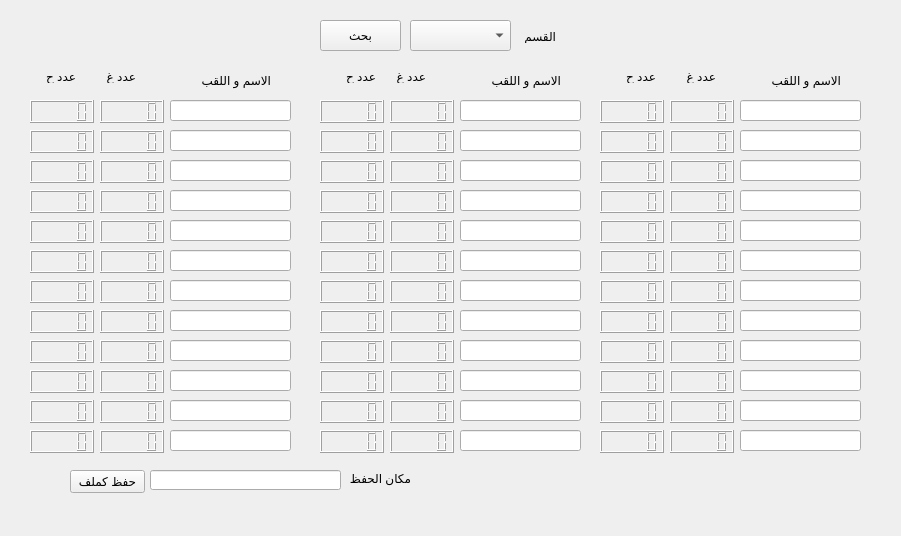
<?xml version="1.0" encoding="UTF-8"?>
<ui version="4.0">
 <class>Form</class>
 <widget class="QWidget" name="Form">
  <property name="geometry">
   <rect>
    <x>0</x>
    <y>0</y>
    <width>901</width>
    <height>536</height>
   </rect>
  </property>
  <property name="windowTitle">
   <string>Form</string>
  </property>
  <widget class="QLineEdit" name="lineEdit_2">
   <property name="geometry">
    <rect>
     <x>740</x>
     <y>130</y>
     <width>121</width>
     <height>21</height>
    </rect>
   </property>
  </widget>
  <widget class="QLineEdit" name="lineEdit_9">
   <property name="geometry">
    <rect>
     <x>740</x>
     <y>340</y>
     <width>121</width>
     <height>21</height>
    </rect>
   </property>
  </widget>
  <widget class="QLineEdit" name="lineEdit_3">
   <property name="geometry">
    <rect>
     <x>740</x>
     <y>160</y>
     <width>121</width>
     <height>21</height>
    </rect>
   </property>
  </widget>
  <widget class="QLineEdit" name="lineEdit_8">
   <property name="geometry">
    <rect>
     <x>740</x>
     <y>310</y>
     <width>121</width>
     <height>21</height>
    </rect>
   </property>
  </widget>
  <widget class="QLineEdit" name="lineEdit_4">
   <property name="geometry">
    <rect>
     <x>740</x>
     <y>190</y>
     <width>121</width>
     <height>21</height>
    </rect>
   </property>
  </widget>
  <widget class="QLineEdit" name="lineEdit_10">
   <property name="geometry">
    <rect>
     <x>740</x>
     <y>370</y>
     <width>121</width>
     <height>21</height>
    </rect>
   </property>
  </widget>
  <widget class="QLineEdit" name="lineEdit_7">
   <property name="geometry">
    <rect>
     <x>740</x>
     <y>280</y>
     <width>121</width>
     <height>21</height>
    </rect>
   </property>
  </widget>
  <widget class="QLineEdit" name="lineEdit_5">
   <property name="geometry">
    <rect>
     <x>740</x>
     <y>220</y>
     <width>121</width>
     <height>21</height>
    </rect>
   </property>
  </widget>
  <widget class="QLineEdit" name="lineEdit_11">
   <property name="geometry">
    <rect>
     <x>740</x>
     <y>400</y>
     <width>121</width>
     <height>21</height>
    </rect>
   </property>
  </widget>
  <widget class="QLineEdit" name="lineEdit_12">
   <property name="geometry">
    <rect>
     <x>740</x>
     <y>430</y>
     <width>121</width>
     <height>21</height>
    </rect>
   </property>
  </widget>
  <widget class="QLineEdit" name="lineEdit_6">
   <property name="geometry">
    <rect>
     <x>740</x>
     <y>250</y>
     <width>121</width>
     <height>21</height>
    </rect>
   </property>
  </widget>
  <widget class="QLineEdit" name="lineEdit_1">
   <property name="geometry">
    <rect>
     <x>740</x>
     <y>100</y>
     <width>121</width>
     <height>21</height>
    </rect>
   </property>
  </widget>
  <widget class="QLineEdit" name="lineEdit_20">
   <property name="geometry">
    <rect>
     <x>460</x>
     <y>310</y>
     <width>121</width>
     <height>21</height>
    </rect>
   </property>
  </widget>
  <widget class="QLineEdit" name="lineEdit_19">
   <property name="geometry">
    <rect>
     <x>460</x>
     <y>280</y>
     <width>121</width>
     <height>21</height>
    </rect>
   </property>
  </widget>
  <widget class="QLineEdit" name="lineEdit_17">
   <property name="geometry">
    <rect>
     <x>460</x>
     <y>220</y>
     <width>121</width>
     <height>21</height>
    </rect>
   </property>
  </widget>
  <widget class="QLineEdit" name="lineEdit_18">
   <property name="geometry">
    <rect>
     <x>460</x>
     <y>250</y>
     <width>121</width>
     <height>21</height>
    </rect>
   </property>
  </widget>
  <widget class="QLineEdit" name="lineEdit_14">
   <property name="geometry">
    <rect>
     <x>460</x>
     <y>130</y>
     <width>121</width>
     <height>21</height>
    </rect>
   </property>
  </widget>
  <widget class="QLineEdit" name="lineEdit_24">
   <property name="geometry">
    <rect>
     <x>460</x>
     <y>430</y>
     <width>121</width>
     <height>21</height>
    </rect>
   </property>
  </widget>
  <widget class="QLineEdit" name="lineEdit_15">
   <property name="geometry">
    <rect>
     <x>460</x>
     <y>160</y>
     <width>121</width>
     <height>21</height>
    </rect>
   </property>
  </widget>
  <widget class="QLineEdit" name="lineEdit_22">
   <property name="geometry">
    <rect>
     <x>460</x>
     <y>370</y>
     <width>121</width>
     <height>21</height>
    </rect>
   </property>
  </widget>
  <widget class="QLineEdit" name="lineEdit_23">
   <property name="geometry">
    <rect>
     <x>460</x>
     <y>400</y>
     <width>121</width>
     <height>21</height>
    </rect>
   </property>
  </widget>
  <widget class="QLineEdit" name="lineEdit_16">
   <property name="geometry">
    <rect>
     <x>460</x>
     <y>190</y>
     <width>121</width>
     <height>21</height>
    </rect>
   </property>
  </widget>
  <widget class="QLineEdit" name="lineEdit_13">
   <property name="geometry">
    <rect>
     <x>460</x>
     <y>100</y>
     <width>121</width>
     <height>21</height>
    </rect>
   </property>
  </widget>
  <widget class="QLineEdit" name="lineEdit_21">
   <property name="geometry">
    <rect>
     <x>460</x>
     <y>340</y>
     <width>121</width>
     <height>21</height>
    </rect>
   </property>
  </widget>
  <widget class="QLineEdit" name="lineEdit_32">
   <property name="geometry">
    <rect>
     <x>170</x>
     <y>310</y>
     <width>121</width>
     <height>21</height>
    </rect>
   </property>
  </widget>
  <widget class="QLineEdit" name="lineEdit_31">
   <property name="geometry">
    <rect>
     <x>170</x>
     <y>280</y>
     <width>121</width>
     <height>21</height>
    </rect>
   </property>
  </widget>
  <widget class="QLineEdit" name="lineEdit_29">
   <property name="geometry">
    <rect>
     <x>170</x>
     <y>220</y>
     <width>121</width>
     <height>21</height>
    </rect>
   </property>
  </widget>
  <widget class="QLineEdit" name="lineEdit_30">
   <property name="geometry">
    <rect>
     <x>170</x>
     <y>250</y>
     <width>121</width>
     <height>21</height>
    </rect>
   </property>
  </widget>
  <widget class="QLineEdit" name="lineEdit_26">
   <property name="geometry">
    <rect>
     <x>170</x>
     <y>130</y>
     <width>121</width>
     <height>21</height>
    </rect>
   </property>
  </widget>
  <widget class="QLineEdit" name="lineEdit_36">
   <property name="geometry">
    <rect>
     <x>170</x>
     <y>430</y>
     <width>121</width>
     <height>21</height>
    </rect>
   </property>
  </widget>
  <widget class="QLineEdit" name="lineEdit_27">
   <property name="geometry">
    <rect>
     <x>170</x>
     <y>160</y>
     <width>121</width>
     <height>21</height>
    </rect>
   </property>
  </widget>
  <widget class="QLineEdit" name="lineEdit_34">
   <property name="geometry">
    <rect>
     <x>170</x>
     <y>370</y>
     <width>121</width>
     <height>21</height>
    </rect>
   </property>
  </widget>
  <widget class="QLineEdit" name="lineEdit_35">
   <property name="geometry">
    <rect>
     <x>170</x>
     <y>400</y>
     <width>121</width>
     <height>21</height>
    </rect>
   </property>
  </widget>
  <widget class="QLineEdit" name="lineEdit_28">
   <property name="geometry">
    <rect>
     <x>170</x>
     <y>190</y>
     <width>121</width>
     <height>21</height>
    </rect>
   </property>
  </widget>
  <widget class="QLineEdit" name="lineEdit_25">
   <property name="geometry">
    <rect>
     <x>170</x>
     <y>100</y>
     <width>121</width>
     <height>21</height>
    </rect>
   </property>
  </widget>
  <widget class="QLineEdit" name="lineEdit_33">
   <property name="geometry">
    <rect>
     <x>170</x>
     <y>340</y>
     <width>121</width>
     <height>21</height>
    </rect>
   </property>
  </widget>
  <widget class="QPushButton" name="pushButton">
   <property name="geometry">
    <rect>
     <x>70</x>
     <y>470</y>
     <width>75</width>
     <height>23</height>
    </rect>
   </property>
   <property name="text">
    <string>حفظ كملف</string>
   </property>
  </widget>
  <widget class="QLabel" name="label">
   <property name="geometry">
    <rect>
     <x>750</x>
     <y>70</y>
     <width>91</width>
     <height>20</height>
    </rect>
   </property>
   <property name="text">
    <string>الاسم و اللقب</string>
   </property>
  </widget>
  <widget class="QLabel" name="label_2">
   <property name="geometry">
    <rect>
     <x>180</x>
     <y>70</y>
     <width>91</width>
     <height>20</height>
    </rect>
   </property>
   <property name="text">
    <string>الاسم و اللقب</string>
   </property>
  </widget>
  <widget class="QLabel" name="label_3">
   <property name="geometry">
    <rect>
     <x>470</x>
     <y>70</y>
     <width>91</width>
     <height>20</height>
    </rect>
   </property>
   <property name="text">
    <string>الاسم و اللقب</string>
   </property>
  </widget>
  <widget class="QLabel" name="label_4">
   <property name="geometry">
    <rect>
     <x>670</x>
     <y>70</y>
     <width>46</width>
     <height>13</height>
    </rect>
   </property>
   <property name="text">
    <string>عدد غ</string>
   </property>
  </widget>
  <widget class="QLabel" name="label_5">
   <property name="geometry">
    <rect>
     <x>380</x>
     <y>70</y>
     <width>46</width>
     <height>13</height>
    </rect>
   </property>
   <property name="text">
    <string>عدد غ</string>
   </property>
  </widget>
  <widget class="QLabel" name="label_6">
   <property name="geometry">
    <rect>
     <x>90</x>
     <y>70</y>
     <width>46</width>
     <height>13</height>
    </rect>
   </property>
   <property name="text">
    <string>عدد غ</string>
   </property>
  </widget>
  <widget class="QLCDNumber" name="lcdNumber_1">
   <property name="geometry">
    <rect>
     <x>670</x>
     <y>100</y>
     <width>64</width>
     <height>23</height>
    </rect>
   </property>
  </widget>
  <widget class="QLCDNumber" name="lcdNumber_2">
   <property name="geometry">
    <rect>
     <x>670</x>
     <y>130</y>
     <width>64</width>
     <height>23</height>
    </rect>
   </property>
  </widget>
  <widget class="QLCDNumber" name="lcdNumber_3">
   <property name="geometry">
    <rect>
     <x>670</x>
     <y>160</y>
     <width>64</width>
     <height>23</height>
    </rect>
   </property>
  </widget>
  <widget class="QLCDNumber" name="lcdNumber_4">
   <property name="geometry">
    <rect>
     <x>670</x>
     <y>190</y>
     <width>64</width>
     <height>23</height>
    </rect>
   </property>
  </widget>
  <widget class="QLCDNumber" name="lcdNumber_5">
   <property name="geometry">
    <rect>
     <x>670</x>
     <y>220</y>
     <width>64</width>
     <height>23</height>
    </rect>
   </property>
  </widget>
  <widget class="QLCDNumber" name="lcdNumber_6">
   <property name="geometry">
    <rect>
     <x>670</x>
     <y>250</y>
     <width>64</width>
     <height>23</height>
    </rect>
   </property>
  </widget>
  <widget class="QLCDNumber" name="lcdNumber_7">
   <property name="geometry">
    <rect>
     <x>670</x>
     <y>280</y>
     <width>64</width>
     <height>23</height>
    </rect>
   </property>
  </widget>
  <widget class="QLCDNumber" name="lcdNumber_8">
   <property name="geometry">
    <rect>
     <x>670</x>
     <y>310</y>
     <width>64</width>
     <height>23</height>
    </rect>
   </property>
  </widget>
  <widget class="QLCDNumber" name="lcdNumber_9">
   <property name="geometry">
    <rect>
     <x>670</x>
     <y>340</y>
     <width>64</width>
     <height>23</height>
    </rect>
   </property>
  </widget>
  <widget class="QLCDNumber" name="lcdNumber_10">
   <property name="geometry">
    <rect>
     <x>670</x>
     <y>370</y>
     <width>64</width>
     <height>23</height>
    </rect>
   </property>
  </widget>
  <widget class="QLCDNumber" name="lcdNumber_11">
   <property name="geometry">
    <rect>
     <x>670</x>
     <y>400</y>
     <width>64</width>
     <height>23</height>
    </rect>
   </property>
  </widget>
  <widget class="QLCDNumber" name="lcdNumber_12">
   <property name="geometry">
    <rect>
     <x>670</x>
     <y>430</y>
     <width>64</width>
     <height>23</height>
    </rect>
   </property>
  </widget>
  <widget class="QLCDNumber" name="lcdNumber_13">
   <property name="geometry">
    <rect>
     <x>390</x>
     <y>100</y>
     <width>64</width>
     <height>23</height>
    </rect>
   </property>
  </widget>
  <widget class="QLCDNumber" name="lcdNumber_20">
   <property name="geometry">
    <rect>
     <x>390</x>
     <y>310</y>
     <width>64</width>
     <height>23</height>
    </rect>
   </property>
  </widget>
  <widget class="QLCDNumber" name="lcdNumber_21">
   <property name="geometry">
    <rect>
     <x>390</x>
     <y>340</y>
     <width>64</width>
     <height>23</height>
    </rect>
   </property>
  </widget>
  <widget class="QLCDNumber" name="lcdNumber_18">
   <property name="geometry">
    <rect>
     <x>390</x>
     <y>250</y>
     <width>64</width>
     <height>23</height>
    </rect>
   </property>
  </widget>
  <widget class="QLCDNumber" name="lcdNumber_19">
   <property name="geometry">
    <rect>
     <x>390</x>
     <y>280</y>
     <width>64</width>
     <height>23</height>
    </rect>
   </property>
  </widget>
  <widget class="QLCDNumber" name="lcdNumber_17">
   <property name="geometry">
    <rect>
     <x>390</x>
     <y>220</y>
     <width>64</width>
     <height>23</height>
    </rect>
   </property>
  </widget>
  <widget class="QLCDNumber" name="lcdNumber_14">
   <property name="geometry">
    <rect>
     <x>390</x>
     <y>130</y>
     <width>64</width>
     <height>23</height>
    </rect>
   </property>
  </widget>
  <widget class="QLCDNumber" name="lcdNumber_22">
   <property name="geometry">
    <rect>
     <x>390</x>
     <y>370</y>
     <width>64</width>
     <height>23</height>
    </rect>
   </property>
  </widget>
  <widget class="QLCDNumber" name="lcdNumber_23">
   <property name="geometry">
    <rect>
     <x>390</x>
     <y>400</y>
     <width>64</width>
     <height>23</height>
    </rect>
   </property>
  </widget>
  <widget class="QLCDNumber" name="lcdNumber_15">
   <property name="geometry">
    <rect>
     <x>390</x>
     <y>160</y>
     <width>64</width>
     <height>23</height>
    </rect>
   </property>
  </widget>
  <widget class="QLCDNumber" name="lcdNumber_16">
   <property name="geometry">
    <rect>
     <x>390</x>
     <y>190</y>
     <width>64</width>
     <height>23</height>
    </rect>
   </property>
  </widget>
  <widget class="QLCDNumber" name="lcdNumber_24">
   <property name="geometry">
    <rect>
     <x>390</x>
     <y>430</y>
     <width>64</width>
     <height>23</height>
    </rect>
   </property>
  </widget>
  <widget class="QLCDNumber" name="lcdNumber_29">
   <property name="geometry">
    <rect>
     <x>100</x>
     <y>220</y>
     <width>64</width>
     <height>23</height>
    </rect>
   </property>
  </widget>
  <widget class="QLCDNumber" name="lcdNumber_32">
   <property name="geometry">
    <rect>
     <x>100</x>
     <y>310</y>
     <width>64</width>
     <height>23</height>
    </rect>
   </property>
  </widget>
  <widget class="QLCDNumber" name="lcdNumber_33">
   <property name="geometry">
    <rect>
     <x>100</x>
     <y>340</y>
     <width>64</width>
     <height>23</height>
    </rect>
   </property>
  </widget>
  <widget class="QLCDNumber" name="lcdNumber_30">
   <property name="geometry">
    <rect>
     <x>100</x>
     <y>250</y>
     <width>64</width>
     <height>23</height>
    </rect>
   </property>
  </widget>
  <widget class="QLCDNumber" name="lcdNumber_31">
   <property name="geometry">
    <rect>
     <x>100</x>
     <y>280</y>
     <width>64</width>
     <height>23</height>
    </rect>
   </property>
  </widget>
  <widget class="QLCDNumber" name="lcdNumber_25">
   <property name="geometry">
    <rect>
     <x>100</x>
     <y>100</y>
     <width>64</width>
     <height>23</height>
    </rect>
   </property>
  </widget>
  <widget class="QLCDNumber" name="lcdNumber_26">
   <property name="geometry">
    <rect>
     <x>100</x>
     <y>130</y>
     <width>64</width>
     <height>23</height>
    </rect>
   </property>
  </widget>
  <widget class="QLCDNumber" name="lcdNumber_34">
   <property name="geometry">
    <rect>
     <x>100</x>
     <y>370</y>
     <width>64</width>
     <height>23</height>
    </rect>
   </property>
  </widget>
  <widget class="QLCDNumber" name="lcdNumber_35">
   <property name="geometry">
    <rect>
     <x>100</x>
     <y>400</y>
     <width>64</width>
     <height>23</height>
    </rect>
   </property>
  </widget>
  <widget class="QLCDNumber" name="lcdNumber_27">
   <property name="geometry">
    <rect>
     <x>100</x>
     <y>160</y>
     <width>64</width>
     <height>23</height>
    </rect>
   </property>
  </widget>
  <widget class="QLCDNumber" name="lcdNumber_28">
   <property name="geometry">
    <rect>
     <x>100</x>
     <y>190</y>
     <width>64</width>
     <height>23</height>
    </rect>
   </property>
  </widget>
  <widget class="QLCDNumber" name="lcdNumber_36">
   <property name="geometry">
    <rect>
     <x>100</x>
     <y>430</y>
     <width>64</width>
     <height>23</height>
    </rect>
   </property>
  </widget>
  <widget class="QLCDNumber" name="lcdNumber_5_5">
   <property name="geometry">
    <rect>
     <x>600</x>
     <y>220</y>
     <width>64</width>
     <height>23</height>
    </rect>
   </property>
  </widget>
  <widget class="QLCDNumber" name="lcdNumber_8_8">
   <property name="geometry">
    <rect>
     <x>600</x>
     <y>310</y>
     <width>64</width>
     <height>23</height>
    </rect>
   </property>
  </widget>
  <widget class="QLCDNumber" name="lcdNumber_10_10">
   <property name="geometry">
    <rect>
     <x>600</x>
     <y>370</y>
     <width>64</width>
     <height>23</height>
    </rect>
   </property>
  </widget>
  <widget class="QLCDNumber" name="lcdNumber_6_6">
   <property name="geometry">
    <rect>
     <x>600</x>
     <y>250</y>
     <width>64</width>
     <height>23</height>
    </rect>
   </property>
  </widget>
  <widget class="QLCDNumber" name="lcdNumber_7_7">
   <property name="geometry">
    <rect>
     <x>600</x>
     <y>280</y>
     <width>64</width>
     <height>23</height>
    </rect>
   </property>
  </widget>
  <widget class="QLCDNumber" name="lcdNumber_1_1">
   <property name="geometry">
    <rect>
     <x>600</x>
     <y>100</y>
     <width>64</width>
     <height>23</height>
    </rect>
   </property>
  </widget>
  <widget class="QLCDNumber" name="lcdNumber_2_2">
   <property name="geometry">
    <rect>
     <x>600</x>
     <y>130</y>
     <width>64</width>
     <height>23</height>
    </rect>
   </property>
  </widget>
  <widget class="QLCDNumber" name="lcdNumber_9_9">
   <property name="geometry">
    <rect>
     <x>600</x>
     <y>340</y>
     <width>64</width>
     <height>23</height>
    </rect>
   </property>
  </widget>
  <widget class="QLCDNumber" name="lcdNumber_12_12">
   <property name="geometry">
    <rect>
     <x>600</x>
     <y>430</y>
     <width>64</width>
     <height>23</height>
    </rect>
   </property>
  </widget>
  <widget class="QLCDNumber" name="lcdNumber_3_3">
   <property name="geometry">
    <rect>
     <x>600</x>
     <y>160</y>
     <width>64</width>
     <height>23</height>
    </rect>
   </property>
  </widget>
  <widget class="QLCDNumber" name="lcdNumber_4_4">
   <property name="geometry">
    <rect>
     <x>600</x>
     <y>190</y>
     <width>64</width>
     <height>23</height>
    </rect>
   </property>
  </widget>
  <widget class="QLCDNumber" name="lcdNumber_11_11">
   <property name="geometry">
    <rect>
     <x>600</x>
     <y>400</y>
     <width>64</width>
     <height>23</height>
    </rect>
   </property>
  </widget>
  <widget class="QLCDNumber" name="lcdNumber_21_21">
   <property name="geometry">
    <rect>
     <x>320</x>
     <y>340</y>
     <width>64</width>
     <height>23</height>
    </rect>
   </property>
  </widget>
  <widget class="QLCDNumber" name="lcdNumber_19_19">
   <property name="geometry">
    <rect>
     <x>320</x>
     <y>280</y>
     <width>64</width>
     <height>23</height>
    </rect>
   </property>
  </widget>
  <widget class="QLCDNumber" name="lcdNumber_20_20">
   <property name="geometry">
    <rect>
     <x>320</x>
     <y>310</y>
     <width>64</width>
     <height>23</height>
    </rect>
   </property>
  </widget>
  <widget class="QLCDNumber" name="lcdNumber_15_15">
   <property name="geometry">
    <rect>
     <x>320</x>
     <y>160</y>
     <width>64</width>
     <height>23</height>
    </rect>
   </property>
  </widget>
  <widget class="QLCDNumber" name="lcdNumber_22_22">
   <property name="geometry">
    <rect>
     <x>320</x>
     <y>370</y>
     <width>64</width>
     <height>23</height>
    </rect>
   </property>
  </widget>
  <widget class="QLCDNumber" name="lcdNumber_23_23">
   <property name="geometry">
    <rect>
     <x>320</x>
     <y>400</y>
     <width>64</width>
     <height>23</height>
    </rect>
   </property>
  </widget>
  <widget class="QLCDNumber" name="lcdNumber_16_16">
   <property name="geometry">
    <rect>
     <x>320</x>
     <y>190</y>
     <width>64</width>
     <height>23</height>
    </rect>
   </property>
  </widget>
  <widget class="QLCDNumber" name="lcdNumber_17_17">
   <property name="geometry">
    <rect>
     <x>320</x>
     <y>220</y>
     <width>64</width>
     <height>23</height>
    </rect>
   </property>
  </widget>
  <widget class="QLCDNumber" name="lcdNumber_24_24">
   <property name="geometry">
    <rect>
     <x>320</x>
     <y>430</y>
     <width>64</width>
     <height>23</height>
    </rect>
   </property>
  </widget>
  <widget class="QLCDNumber" name="lcdNumber_14_14">
   <property name="geometry">
    <rect>
     <x>320</x>
     <y>130</y>
     <width>64</width>
     <height>23</height>
    </rect>
   </property>
  </widget>
  <widget class="QLCDNumber" name="lcdNumber_13_13">
   <property name="geometry">
    <rect>
     <x>320</x>
     <y>100</y>
     <width>64</width>
     <height>23</height>
    </rect>
   </property>
  </widget>
  <widget class="QLCDNumber" name="lcdNumber_18_18">
   <property name="geometry">
    <rect>
     <x>320</x>
     <y>250</y>
     <width>64</width>
     <height>23</height>
    </rect>
   </property>
  </widget>
  <widget class="QLCDNumber" name="lcdNumber_33_33">
   <property name="geometry">
    <rect>
     <x>30</x>
     <y>340</y>
     <width>64</width>
     <height>23</height>
    </rect>
   </property>
  </widget>
  <widget class="QLCDNumber" name="lcdNumber_31_31">
   <property name="geometry">
    <rect>
     <x>30</x>
     <y>280</y>
     <width>64</width>
     <height>23</height>
    </rect>
   </property>
  </widget>
  <widget class="QLCDNumber" name="lcdNumber_32_32">
   <property name="geometry">
    <rect>
     <x>30</x>
     <y>310</y>
     <width>64</width>
     <height>23</height>
    </rect>
   </property>
  </widget>
  <widget class="QLCDNumber" name="lcdNumber_27_27">
   <property name="geometry">
    <rect>
     <x>30</x>
     <y>160</y>
     <width>64</width>
     <height>23</height>
    </rect>
   </property>
  </widget>
  <widget class="QLCDNumber" name="lcdNumber_34_34">
   <property name="geometry">
    <rect>
     <x>30</x>
     <y>370</y>
     <width>64</width>
     <height>23</height>
    </rect>
   </property>
  </widget>
  <widget class="QLCDNumber" name="lcdNumber_35_35">
   <property name="geometry">
    <rect>
     <x>30</x>
     <y>400</y>
     <width>64</width>
     <height>23</height>
    </rect>
   </property>
  </widget>
  <widget class="QLCDNumber" name="lcdNumber_28_28">
   <property name="geometry">
    <rect>
     <x>30</x>
     <y>190</y>
     <width>64</width>
     <height>23</height>
    </rect>
   </property>
  </widget>
  <widget class="QLCDNumber" name="lcdNumber_29_29">
   <property name="geometry">
    <rect>
     <x>30</x>
     <y>220</y>
     <width>64</width>
     <height>23</height>
    </rect>
   </property>
  </widget>
  <widget class="QLCDNumber" name="lcdNumber_36_36">
   <property name="geometry">
    <rect>
     <x>30</x>
     <y>430</y>
     <width>64</width>
     <height>23</height>
    </rect>
   </property>
  </widget>
  <widget class="QLCDNumber" name="lcdNumber_26_26">
   <property name="geometry">
    <rect>
     <x>30</x>
     <y>130</y>
     <width>64</width>
     <height>23</height>
    </rect>
   </property>
  </widget>
  <widget class="QLCDNumber" name="lcdNumber_25_25">
   <property name="geometry">
    <rect>
     <x>30</x>
     <y>100</y>
     <width>64</width>
     <height>23</height>
    </rect>
   </property>
  </widget>
  <widget class="QLCDNumber" name="lcdNumber_30_30">
   <property name="geometry">
    <rect>
     <x>30</x>
     <y>250</y>
     <width>64</width>
     <height>23</height>
    </rect>
   </property>
  </widget>
  <widget class="QLabel" name="label_7">
   <property name="geometry">
    <rect>
     <x>610</x>
     <y>70</y>
     <width>46</width>
     <height>13</height>
    </rect>
   </property>
   <property name="text">
    <string>عدد ح</string>
   </property>
  </widget>
  <widget class="QLabel" name="label_8">
   <property name="geometry">
    <rect>
     <x>330</x>
     <y>70</y>
     <width>46</width>
     <height>13</height>
    </rect>
   </property>
   <property name="text">
    <string>عدد ح</string>
   </property>
  </widget>
  <widget class="QLabel" name="label_9">
   <property name="geometry">
    <rect>
     <x>30</x>
     <y>70</y>
     <width>46</width>
     <height>13</height>
    </rect>
   </property>
   <property name="text">
    <string>عدد ح</string>
   </property>
  </widget>
  <widget class="QComboBox" name="comboBox">
   <property name="geometry">
    <rect>
     <x>410</x>
     <y>20</y>
     <width>101</width>
     <height>31</height>
    </rect>
   </property>
  </widget>
  <widget class="QLabel" name="label_10">
   <property name="geometry">
    <rect>
     <x>510</x>
     <y>30</y>
     <width>46</width>
     <height>13</height>
    </rect>
   </property>
   <property name="text">
    <string>القسم</string>
   </property>
  </widget>
  <widget class="QPushButton" name="pushButton_2">
   <property name="geometry">
    <rect>
     <x>320</x>
     <y>20</y>
     <width>81</width>
     <height>31</height>
    </rect>
   </property>
   <property name="text">
    <string>بحث</string>
   </property>
  </widget>
  <widget class="QLineEdit" name="lineEdit">
   <property name="geometry">
    <rect>
     <x>150</x>
     <y>470</y>
     <width>191</width>
     <height>20</height>
    </rect>
   </property>
  </widget>
  <widget class="QLabel" name="label_11">
   <property name="geometry">
    <rect>
     <x>350</x>
     <y>470</y>
     <width>61</width>
     <height>16</height>
    </rect>
   </property>
   <property name="text">
    <string>مكان الحفظ</string>
   </property>
  </widget>
 </widget>
 <resources/>
 <connections/>
</ui>
